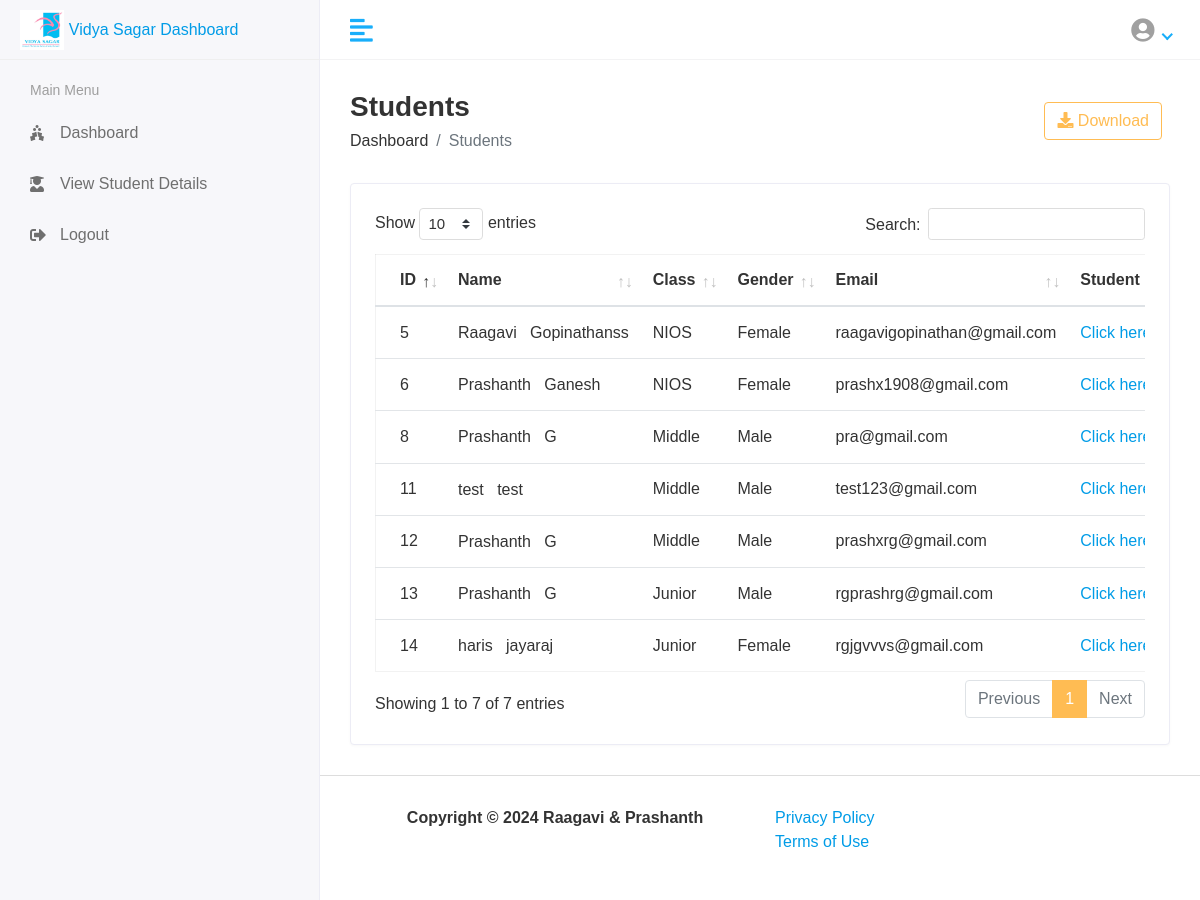
Screenshot of /Staff/View/Student with the database file from the repository.
### app/models.py (models this page shows, shortened)
class Student(models.Model):
    admin = models. OneToOneField(customuser,on_delete=models.CASCADE)
    address = models.TextField()
    gender = models.CharField(max_length=100)
    course_id = models.ForeignKey(Course,on_delete = models.DO_NOTHING)
    created_at = models.DateTimeField(auto_now_add=True)
    updated_at = models.DateTimeField(auto_now=True)

class customuser(AbstractUser):
    USER_TYPES = (
        ('1', 'ADMIN'),
        ('2', 'STAFF'),
        ('3', 'STUDENT'),
    )
    user_type = models.CharField(choices=USER_TYPES, max_length=50, default='3')
    profile_pic = models.ImageField(upload_to='media/profile_pic', blank=True, null=True)
    student_details_link = models.URLField(max_length=200, null=True, blank=True)
    department = models.CharField(max_length=100, blank=True, null=True)

class Course(models.Model):
    name = models.CharField(max_length=100)
    created_at = models.DateTimeField(auto_now_add=True)
    updated_at = models.DateTimeField(auto_now=True)

### vidyasagar_student_mgmt/staff_views.py (the view)
# urls.py: path("Staff/View/Student", staff_views.STUDENTVIEW, name='staff_viewstudent'),
def STUDENTVIEW(request):
    student = Student.objects.all()
    context = {
        'student': student,
    }
    return render(request, 'staff/staff_viewstudent.html', context)

### templates/staff/staff_viewstudent.html (shortened to what this page needs)
{% extends 'base.html' %}
{% block content %}
            <div class="content container-fluid">
               <div class="page-header">
                  <div class="row align-items-center">
                     <div class="col">
                        <h3 class="page-title">Students</h3>
                        <ul class="breadcrumb">
                           <li class="breadcrumb-item"><a href="index.html">Dashboard</a></li>
                           <li class="breadcrumb-item active">Students</li>
                        </ul>
                     </div>
                     <div class="col-auto text-right float-right ml-auto">
                        <a href="#" class="btn btn-outline-primary mr-2"><i class="fas fa-download"></i> Download</a>
                     </div>
                  </div>
               </div>
               <div class="row">
                  <div class="col-sm-12">
                     <div class="card card-table">
                        <div class="card-body">
                           <div class="table-responsive">
                              <table id="table_id" class="table table-hover table-center mb-0">
                                 <thead>
                                    <tr>
                                       <th>ID</th>
                                       <th>Name</th>
                                       <th>Class</th>
                                       <th>Gender</th>
                                       <th>Email</th>
                                       <th>Student Report</th>
                                    </tr>
                                 </thead>
                                 <tbody>
                                 {% for i in student %}
                                    <tr>
                                       <td>{{i.id}}</td>
                                       <td>
                                          <h2 class="table-avatar">
                                             <a href="student-details.html">{{i.admin.first_name}} &nbsp; {{i.admin.last_name}}</a>
                                          </h2>
                                       </td>
                                       <td>{{i.course_id.name}}</td>
                                       <td>{{i.gender}}</td>
                                       <td>{{i.admin.email}}</td>
                                       <td> <a href="{{i.admin.student_details_link}}" target="_blank">Click here</a> </td>
                                    </tr>
                                 {% endfor %}
                                 </tbody>
                              </table>
                           </div>
                        </div>
                     </div>
                  </div>
               </div>
            </div>
{% endblock %}

### static/assets/css/style.css (style rules this page uses)
html { height: 100%; }
body { background-color: #fff; color: #333; font-family: 'Poppins', sans-serif; font-size: 1rem; height: 100%; line-height: 1.5; overflow-x: hidden; }
h1, h2, h3, h4, h5, h6 { font-family: 'Poppins', sans-serif; margin-top: 0; }
a { color: #009ce7; }
input, button, a { transition: all 0.4s ease; -moz-transition: all 0.4s ease; -o-transition: all 0.4s ease; -ms-transition: all 0.4s ease; -webkit-transition: all 0.4s ease; }
ul, ol { padding: 0px; list-style: none; }
.table { color: #333; max-width: 100%; margin-bottom: 0; width: 100%; }
.table.dataTable { border-collapse: collapse !important; border: 1px solid rgba(0, 0, 0, 0.05); }
table.table td h2 { display: inline-block; font-size: inherit; font-weight: 400; margin: 0; padding: 0; vertical-align: middle; }
table.table td h2.table-avatar { align-items: center; display: inline-flex; font-size: inherit; font-weight: 400; margin: 0; padding: 0; vertical-align: middle; white-space: nowrap; }
table.table td h2 a { color: #333; }
.table thead tr th { font-weight: 600; }
.table tbody tr { border-bottom: 1px solid rgba(0, 0, 0, 0.05); }
.table.table-center td, .table.table-center th { vertical-align: middle; }
.card-table .card-body .table > thead > tr > th { border-top: 0; }
.card-table .card-body .table tr td:first-child, .card-table .card-body .table tr th:first-child { padding-left: 1.5rem; }
.card-table .table td, .card-table .table th { border-top: 1px solid #e2e5e8; padding: 1rem 0.75rem; white-space: nowrap; }
.btn-outline-primary { color: #FFBC53; border-color: #FFBC53; }
.card { border: 1px solid #ececf5; box-shadow: 0 1px 3px 0 rgba(0, 0, 0, 0.03); margin-bottom: 1.875rem; }
.card-body { padding: 1.5rem; }
.page-wrapper > .content { padding: 1.875rem 1.875rem 0; }
.page-header { margin-bottom: 1.875rem; }
.page-header .breadcrumb { background-color: transparent; color: #6c757d; font-size: 1rem; font-weight: 500; margin-bottom: 0; padding: 0; }
.page-header .breadcrumb a { color: #333; }
.page-title { font-size: 28px; font-weight: 600; color: #333; margin-bottom: 5px; }

### rows the page displays
Student: id "5", admin.first_name "Raagavi", admin.last_name "Gopinathanss", course_id.name "NIOS", gender "Female", admin.email "raagavigopinathan@gmail.com"
Student: id "6", admin.first_name "Prashanth", admin.last_name "Ganesh", course_id.name "NIOS", gender "Female", admin.email "prashx1908@gmail.com"
Student: id "8", admin.first_name "Prashanth", admin.last_name "G", course_id.name "Middle", gender "Male", admin.email "pra@gmail.com"
Student: id "11", admin.first_name "test", admin.last_name "test", course_id.name "Middle", gender "Male", admin.email "test123@gmail.com"
Student: id "12", admin.first_name "Prashanth", admin.last_name "G", course_id.name "Middle", gender "Male", admin.email "prashxrg@gmail.com"
Student: id "13", admin.first_name "Prashanth", admin.last_name "G", course_id.name "Junior", gender "Male", admin.email "rgprashrg@gmail.com"
Student: id "14", admin.first_name "haris", admin.last_name "jayaraj", course_id.name "Junior", gender "Female", admin.email "rgjgvvvs@gmail.com"
